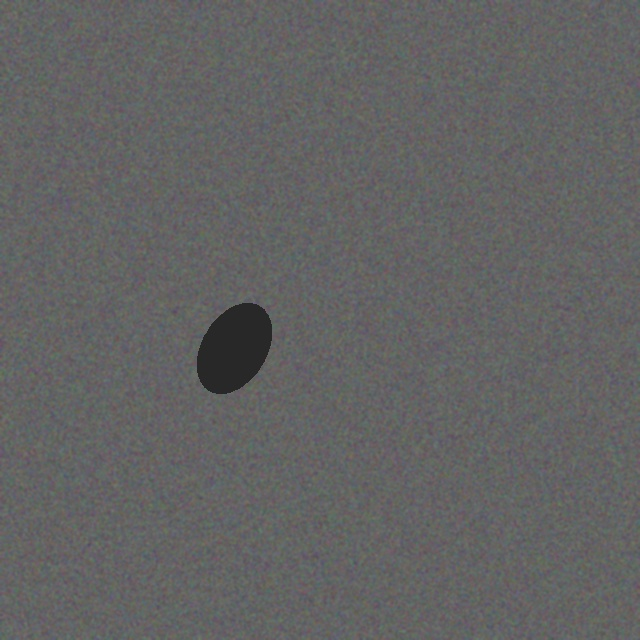
#> input picture data/road_defects/images/train/synth_1791305665_0000.jpg, 640 x 640 px; its folder holds only this picture in this run
$ python -i auto_annotate.py   (imports and definitions only)
#> lines starting #> are read from the running program, lines starting #| are printed output that depends on the picture; after the words box and inside, x2 and y2 are one past the last pixel; in counts of white or black regions, pixels touching at a corner belong together
#> further down, picture is the input picture: shape (640, 640, 3); mean B, G, R 98.7, 98.7, 98.7
"""Auto-Annotation Pipeline using Segment Anything Model 2 (SAM2).

Uses a pre-trained detector as prompt generator for SAM2 to produce
high-quality instance segmentation masks for training data.
"""
import cv2
import numpy as np
import logging
import json
import os
from pathlib import Path
from typing import Optional, List, Dict, Any, Union
from dataclasses import dataclass

logger = logging.getLogger(__name__)

try:
    from ultralytics import YOLO
except ImportError:
    YOLO = None

class AutoAnnotator:
    # [108 lines left out: functions __init__, detect_and_annotate, annotate_directory, generate_yolo_labels, review_annotations, not called in this run]


class SimpleAutoAnnotator:
    def __init__(self, min_area: int = 500, max_area: int = 50000):
        self.min_area = min_area
        self.max_area = max_area

    def detect_dark_regions(self, image: np.ndarray) -> List[Dict[str, Any]]:
        gray = cv2.cvtColor(image, cv2.COLOR_BGR2GRAY)
        blur = cv2.GaussianBlur(gray, (5, 5), 0)
        thresh = cv2.adaptiveThreshold(blur, 255, cv2.ADAPTIVE_THRESH_GAUSSIAN_C, cv2.THRESH_BINARY_INV, 11, 2)
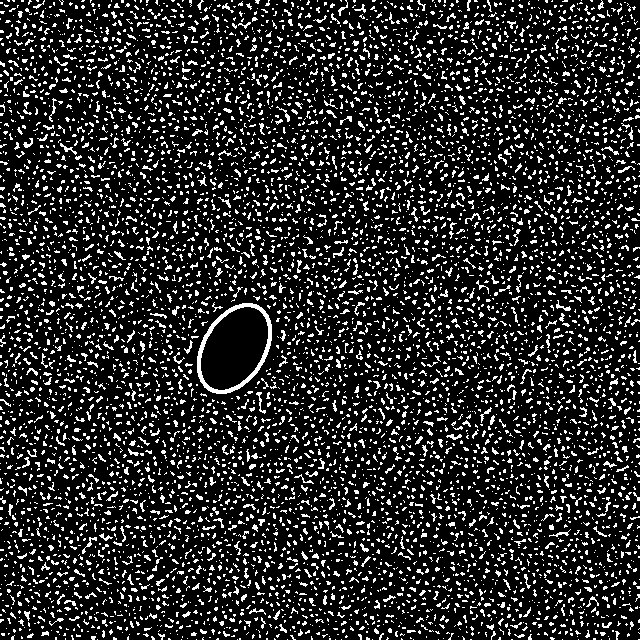
#> thresh: shape (640, 640); 16.2% white in thin lines or dots

        contours, _ = cv2.findContours(thresh, cv2.RETR_EXTERNAL, cv2.CHAIN_APPROX_SIMPLE)
#> contours = 7201 contours, 7149 with area under 20; largest, box (x1, y1, x2, y2) and area: (197, 303, 272, 394) 4926, (82, 537, 97, 554) 34, (60, 143, 77, 155) 34, (446, 434, 462, 440) 32, (256, 392, 266, 414) 32

        regions = []
        for cnt in contours:
            area = cv2.contourArea(cnt)
            if self.min_area < area < self.max_area:
                cls_id = self.classify_by_shape(cnt)
                x, y, w, h = cv2.boundingRect(cnt)
                cx, cy = x + w/2, y + h/2

                # Simplify polygon
                epsilon = 0.01 * cv2.arcLength(cnt, True)
                approx = cv2.approxPolyDP(cnt, epsilon, True)
                poly = approx.reshape(-1, 2).tolist()

                regions.append({
                    'class_id': cls_id,
                    'bbox': [cx, cy, w, h],
                    'mask_polygon': poly,
                    'confidence': 0.5,
                    'area': area
                })
#> this loop made 7201 passes
#> (area, cls_id, x, y, w, h, cx, cy) on pass 3734: (4925.5, 0, 197, 303, 75, 91, 234.5, 348.5)
#> after the loop, regions = 1 item
        return regions

    def classify_by_shape(self, contour) -> int:
        x, y, w, h = cv2.boundingRect(contour)
        aspect_ratio = float(w) / h if h > 0 else 1.0

        if 0.8 < aspect_ratio < 1.2:
            return 0  # pothole
        elif aspect_ratio > 3.0:
            return 1  # longitudinal_crack (long thin, horizontal)
        elif aspect_ratio < 0.33:
            return 2  # transverse_crack (long thin, vertical)
        else:
            return 5  # raveling (default)

    # [43 lines left out: functions annotate_image, annotate_directory, get_auto_annotator, not called in this run]

>>> import cv2
>>> picture = cv2.imread('../../data/road_defects/images/train/synth_1791305665_0000.jpg')
>>> result = SimpleAutoAnnotator().detect_dark_regions(picture)
#> result = 1 item

$ run again, on data/road_defects/images/train/synth_1791305665_0002.jpg
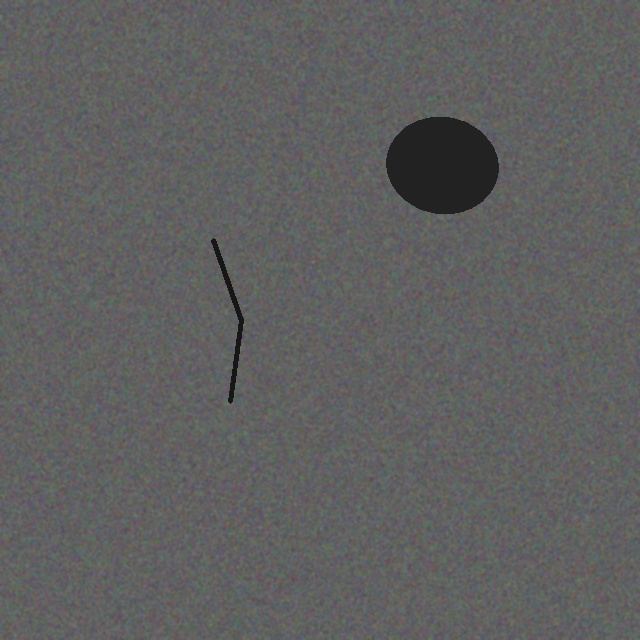
#> input picture data/road_defects/images/train/synth_1791305665_0002.jpg, 640 x 640 px
#> picture is the input picture: shape (640, 640, 3); mean B, G, R 95.4, 95.4, 95.4
#> in detect_dark_regions, `thresh = cv2.adaptiveThreshold(blur, 255, cv2.ADAPTIVE_THRESH_GAUSSIAN..`:
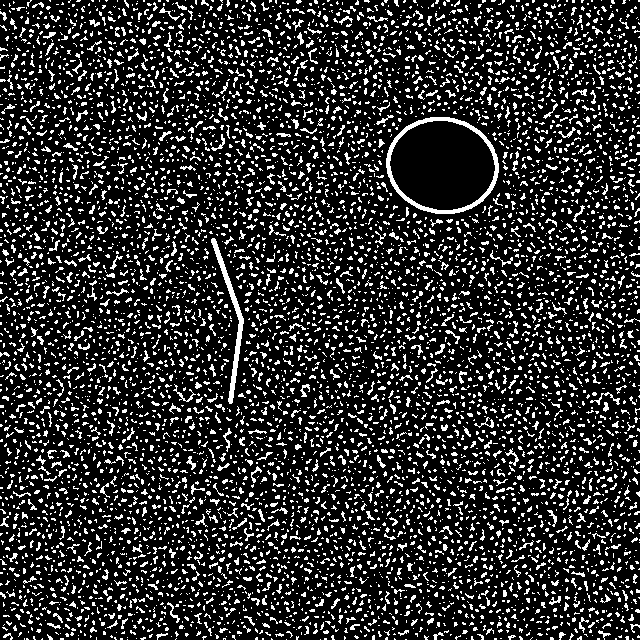
#> thresh: shape (640, 640); 17.9% white in thin lines or dots
#> contours = 6968 contours, 6841 with area under 20; largest, box (x1, y1, x2, y2) and area: (386, 117, 499, 214) 8442, (211, 238, 244, 404) 690, (590, 392, 620, 405) 48, (505, 448, 519, 466) 40, (173, 384, 196, 402) 38
#> the loop in detect_dark_regions, `for cnt in contours:` made 6968 passes
#> (cnt, area) on passes 1 to 3: ([[536, 639]], 0), ([[441, 639], [442, 639]], 0), ([[405, 639], [406, 639]], 0)
#> after the loop in detect_dark_regions, `for cnt in contours:`: regions = 2 items

$ run again, on data/road_defects/images/train/synth_1791305665_0003.jpg
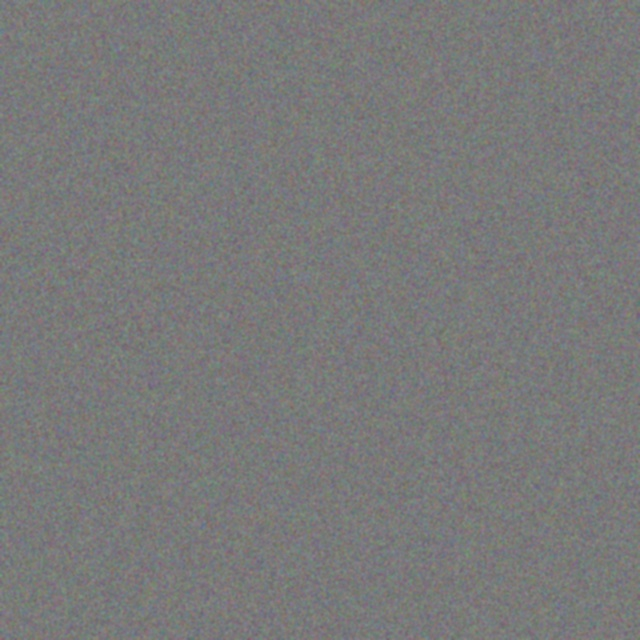
#> input picture data/road_defects/images/train/synth_1791305665_0003.jpg, 640 x 640 px
#> picture is the input picture: shape (640, 640, 3); mean B, G, R 121.4, 121.4, 121.3
#> in detect_dark_regions, `thresh = cv2.adaptiveThreshold(blur, 255, cv2.ADAPTIVE_THRESH_GAUSSIAN..`:
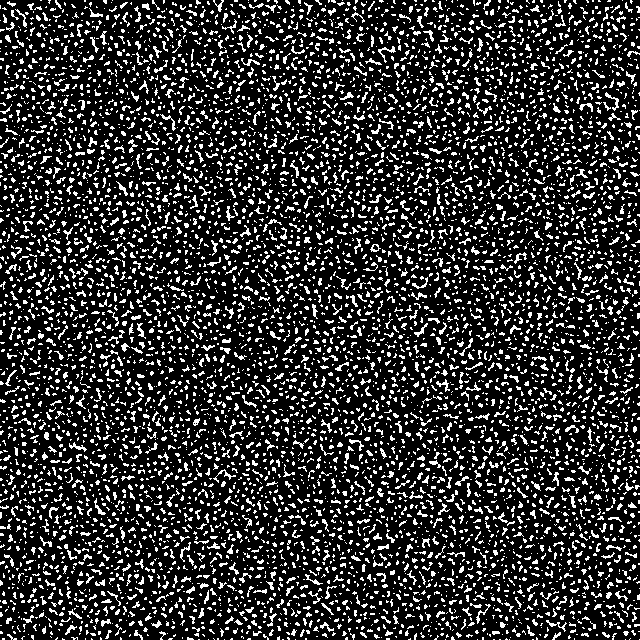
#> thresh: shape (640, 640); 19% white in thin lines or dots
#> contours = 7087 contours, 6901 with area under 20; largest, box (x1, y1, x2, y2) and area: (370, 244, 381, 252) 45, (378, 46, 396, 63) 44, (605, 92, 619, 111) 42, (69, 442, 87, 452) 38, (160, 114, 176, 131) 37
#> the loop in detect_dark_regions, `for cnt in contours:` made 7087 passes
#> (cnt, area) on passes 1 to 3: ([[639, 639]], 0), ([[625, 639]], 0), ([[532, 639], [533, 639]], 0)
#> after the loop in detect_dark_regions, `for cnt in contours:`: regions = []
